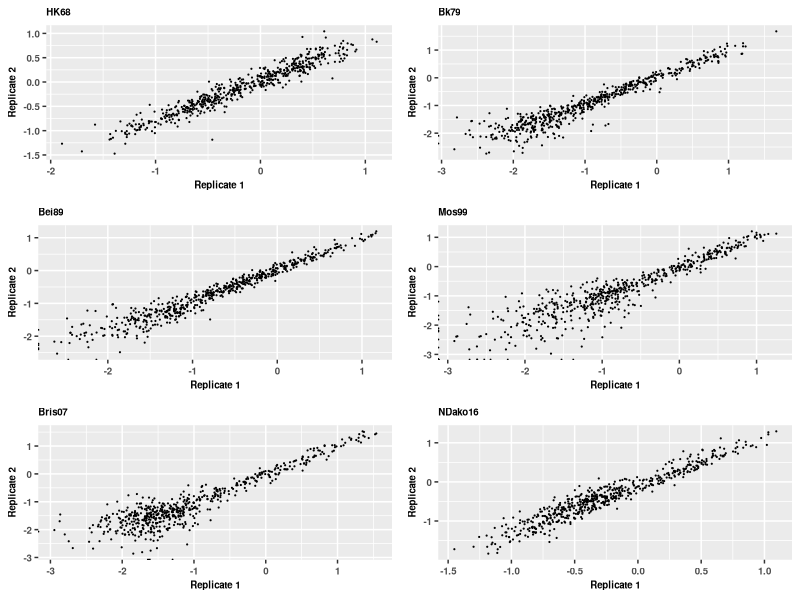

Reproduce this figure in R.
#R code
library(ggplot2)
library(scales)
library(RColorBrewer)
library(readr)
library(tidyr)
library(reshape)
library(stringr)
library(dplyr)
library(ggrepel)
library(gridExtra)
require(cowplot)


PlotCompareFit_Rep <- function(table_data,strainname){
  textsize=7
  table_data <- filter(table_data,strain==strainname)
  print (strainname)
  R1fit = log10(table_data$Rep1Fitness)
  R2fit = log10(table_data$Rep2Fitness)
  R1fit[!is.finite(R1fit)] <- NA
  R2fit[!is.finite(R2fit)] <- NA
  print (paste("Pearson Cor:", cor(R1fit,R2fit,use="complete.obs"),sep=' '))
  p <- ggplot(table_data,aes(x=log10(Rep1Fitness),y=log10(Rep2Fitness))) +
	 geom_point(size=0.1) +
	 theme(plot.title=element_text(size=textsize,face="bold"),
	       axis.title=element_text(size=textsize,face="bold"),
	       axis.text=element_text(size=textsize,face="bold"),
	       legend.title=element_blank(),
	       legend.text=element_text(size=textsize,face="bold"),
	       legend.position='none') +
	 xlab(bquote(bold('Replicate 1'))) +
	 ylab(bquote(bold('Replicate 2'))) +
         ggtitle(strainname)
  return (p)
  }

table_data <- read_csv('result/data_all.csv') %>%
                filter(strain!='Bris07P194') %>%
                mutate(strain= replace(strain, which(strain=="Bris07L194"), 'Bris07'))
p1 <- PlotCompareFit_Rep(table_data,'HK68')
p2 <- PlotCompareFit_Rep(table_data,'Bk79')
p3 <- PlotCompareFit_Rep(table_data,'Bei89')
p4 <- PlotCompareFit_Rep(table_data,'Mos99')
p5 <- PlotCompareFit_Rep(table_data,'Bris07')
p6 <- PlotCompareFit_Rep(table_data,'NDako16')
p <- grid.arrange(p1,p2,p3,p4,p5,p6,nrow=3,ncol=2)
ggsave('graph/Compare_Rep.png',p,height=6,width=4)
